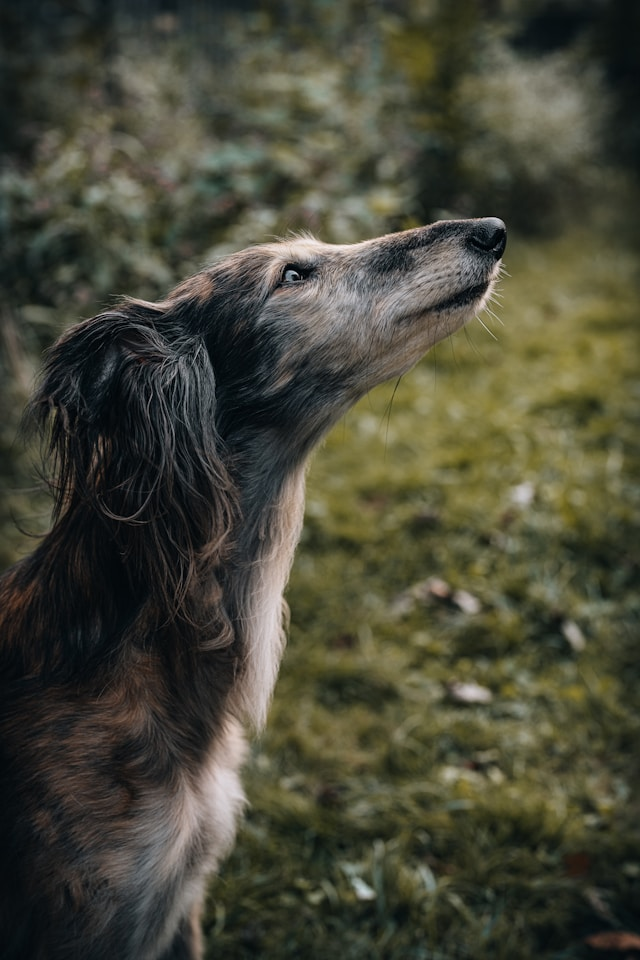
#> input picture Assignments/assignment4/ImageProcess/imgs/jackie.jpg, 640 x 960 px, found by its file name
$ python 12_edge_detection_img.py
#> lines starting #> are read from the running program, lines starting #| are printed output that depends on the picture; after the words box and inside, x2 and y2 are one past the last pixel; in counts of white or black regions, pixels touching at a corner belong together
#!/usr/bin/python

import cv2
import numpy as np
import os
import sys

# read image
image_path = os.path.join('.', 'imgs', 'jackie.jpg')

img = cv2.imread (image_path)
#> img is the input picture: shape (960, 640, 3); mean B, G, R 56.3, 71.9, 71.8

if img is None:
    sys.exit("Could not read the image.")

# Canny
image_edge = cv2.Canny (img, 100, 200)
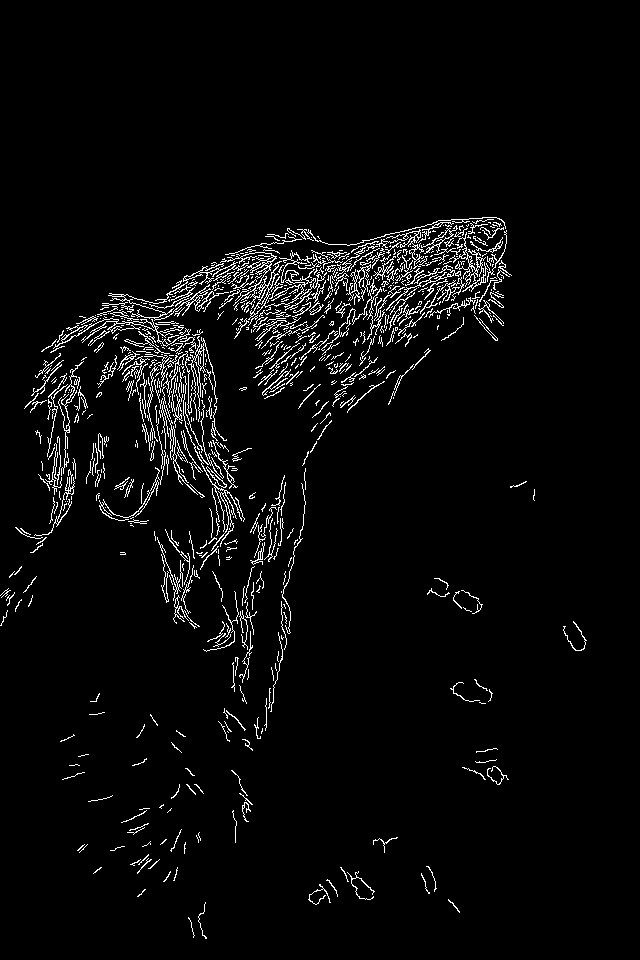
#> image_edge: shape (960, 640); 3.7% white in thin lines or dots, all inside (x1, y1, x2, y2) = (0, 217, 587, 939)

# Dialate
image_edge_dilate = cv2.dilate (image_edge, np.ones ((3, 3), dtype=np.int8))
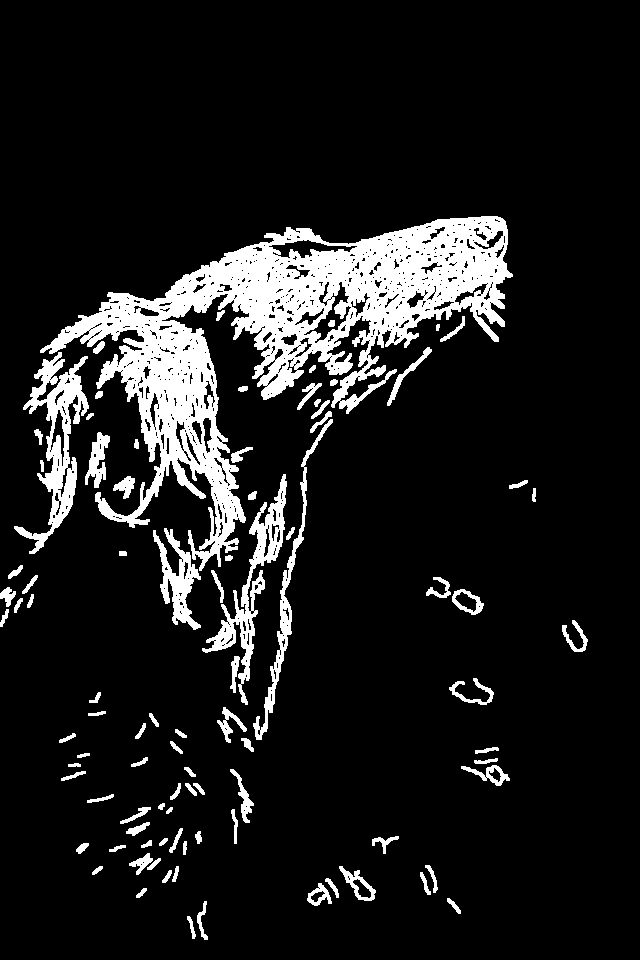
#> image_edge_dilate: shape (960, 640); 11.2% white; 93 white regions, largest, box (x1, y1, x2, y2) and area: (40, 216, 513, 571) 46641, (14, 352, 89, 554) 4528, (202, 474, 287, 705) 3521

# Erode
image_edge_erode = cv2.erode (image_edge_dilate, np.ones ((3, 3), dtype=np.int8))
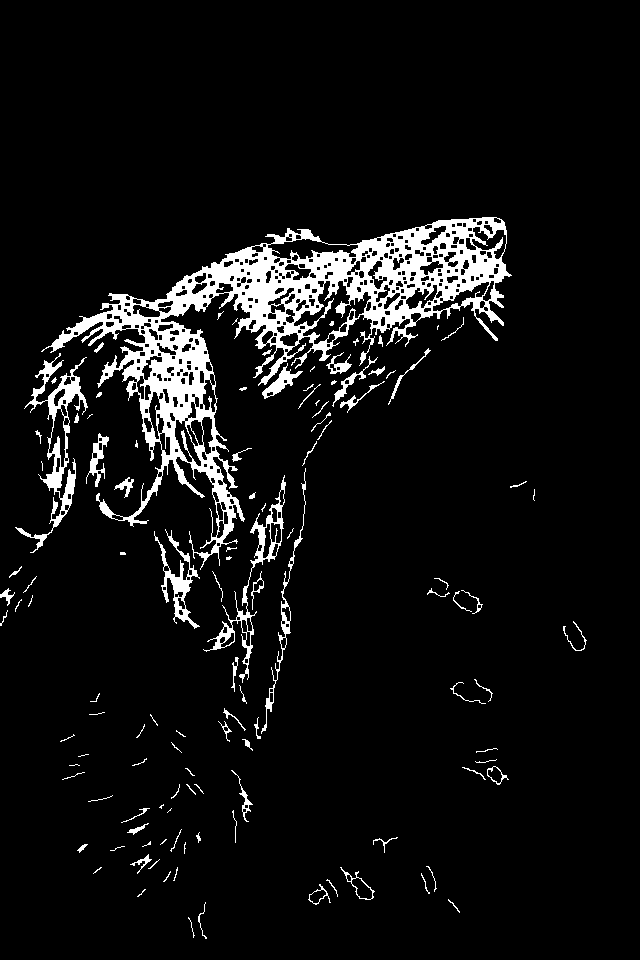
#> image_edge_erode: shape (960, 640); 6.8% white; 118 white regions (42 under 20 px), largest, box (x1, y1, x2, y2) and area: (41, 217, 512, 570) 30388, (15, 353, 88, 553) 2599, (203, 475, 286, 683) 1574

# Visualization
cv2.imshow ("Original Image", img)
cv2.imshow ("Edges", image_edge)
cv2.imshow ("Dilated", image_edge_dilate)
cv2.imshow ("Erode", image_edge_erode)

cv2.waitKey(0)
# Release the VideoCapture object and close all windows
cv2.destroyAllWindows()

$ run again, with Assignments/assignment4/ImageProcess/imgs/Goldhill_2.jpg copied over Assignments/assignment4/ImageProcess/imgs/jackie.jpg
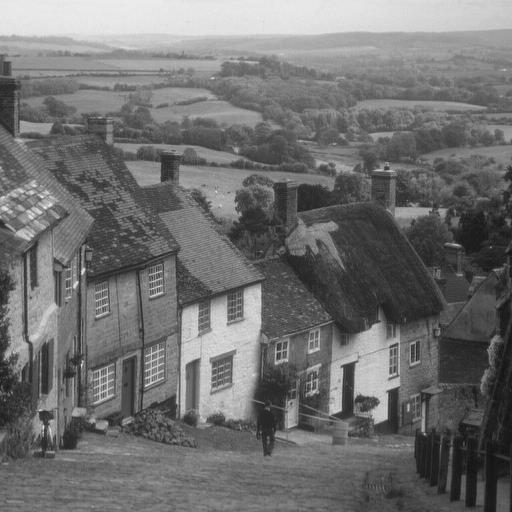
#> input picture Assignments/assignment4/ImageProcess/imgs/Goldhill_2.jpg, 512 x 512 px, found by its file name
#> img is the input picture: shape (512, 512, 3); min 16, max 242, mean 112.2
#> `image_edge = cv2.Canny (img, 100, 200)`:
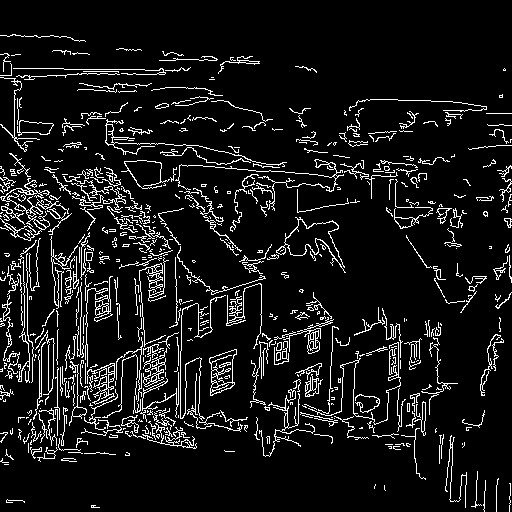
#> image_edge: shape (512, 512); 8.7% white in thin lines or dots
#> image_edge_dilate: shape (512, 512); 26.4% white; 92 white regions, largest, box (x1, y1, x2, y2) and area: (0, 152, 459, 481) 43068, (61, 101, 451, 257) 8837, (0, 52, 192, 153) 2461
#> `image_edge_erode = cv2.erode (image_edge_dilate, np.ones ((3, 3), dtyp..`:
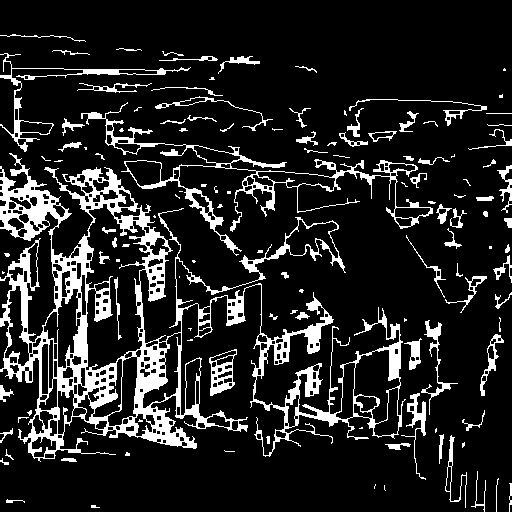
#> image_edge_erode: shape (512, 512); 14% white; 124 white regions (46 under 20 px), largest, box (x1, y1, x2, y2) and area: (0, 153, 406, 462) 23431, (81, 102, 433, 256) 3888, (0, 53, 191, 152) 1145
